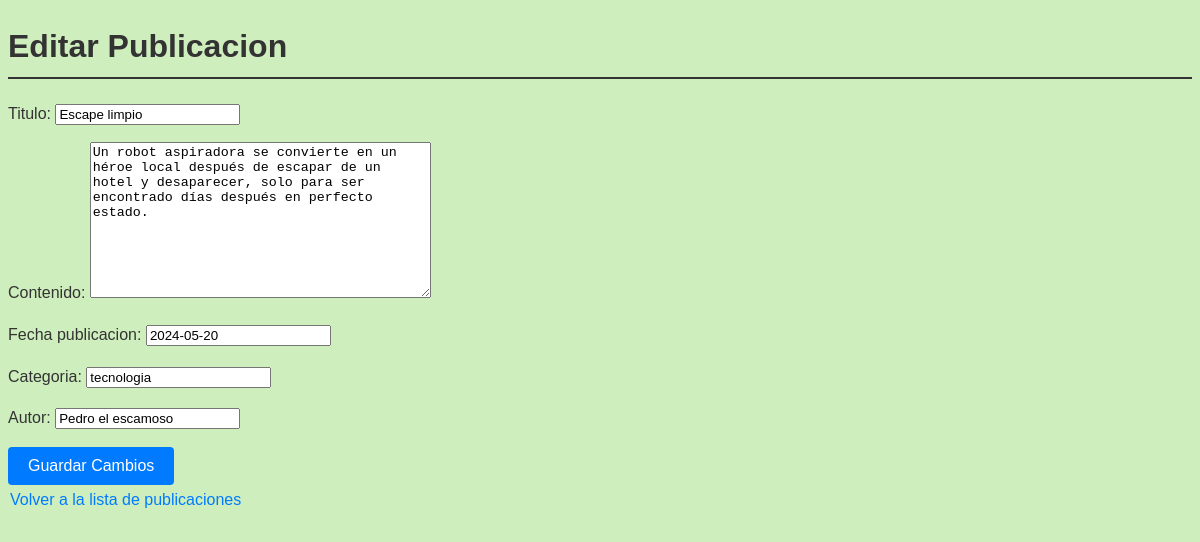
Screenshot of /editar_publicacion/3 with the database file from the repository.
### blog/models.py (models this page shows, shortened)
class Post(models.Model):
    titulo = models.CharField(max_length=150)
    contenido = models.TextField()
    fecha_publicacion = models.DateField()
    categoria = models.CharField(max_length=100)
    autor = models.CharField(max_length=50)

### blog/views.py (the view)
# urls.py: path('editar_publicacion/<int:post_id>', editar_publicacion, name='editar_publicacion'),
def editar_publicacion(request, post_id):
    post = get_object_or_404(Post, id=post_id)
    if request.method == 'POST':
        form = PostModelForm(request.POST, instance=post)
        if form.is_valid():
            form.save()
            return redirect('ver_lista_publicaciones')
    else:
        form = PostModelForm(instance=post)
    return render(request, 'editar_publicacion.html', {'form': form, 'post': post})

### blog/forms.py (shortened to what this page needs)
class PostModelForm(forms.ModelForm):
    class Meta:
        model = Post
        fields = ['titulo', 'contenido', 'fecha_publicacion', 'categoria', 'autor']

### blog/templates/editar_publicacion.html (shortened to what this page needs)
<!DOCTYPE html>
<head>
    {% load static %}
    <link rel="stylesheet" href="{% static 'css/styles.css' %}">
</head>
<body>
    <h1>Editar Publicacion</h1>
    <form method="POST">
        {{ form.as_p }}
        <button type="submit">Guardar Cambios</button>
    </form>
    <a href="{% url 'ver_lista_publicaciones' %}">Volver a la lista de publicaciones</a>
</body>
</html>

### blog/static/css/styles.css (style rules this page uses)
body { font-family: Arial, sans-serif; line-height: 1.6; color: #333; margin: 5; padding: 0; background: #cfeebd; }
h1 { border-bottom: 2px solid #333; padding-bottom: 0.3rem; }
button { background-color: #007bff; color: white; border: none; padding: 10px 20px; font-size: 16px; border-radius: 4px; cursor: pointer; transition: background-color 0.3s ease, transform 0.3s ease; }
a { display: inline-block; position: relative; padding: 2px; color: #007bff; text-decoration: none; overflow: hidden; transition: color 0.3s ease; }
a::before { content: ''; position: absolute; left: 0; bottom: 0; width: 100%; height: 2px; background: #007bff; transition: transform 0.3s ease; transform: scaleX(0); transform-origin: bottom right; }

### rows the page displays
Post: titulo "Escape limpio", contenido "Un robot aspiradora se convierte en un héroe local después de escapar de un hotel y desaparecer, solo para ser encontrado días después en perfecto estado.", fecha_publicacion "2024-05-20", categoria "tecnologia", autor "Pedro el escamoso"
